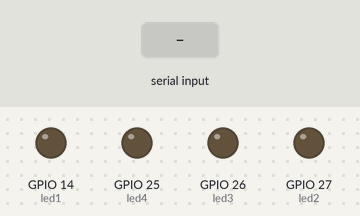
A sketch run on a simulated ESP32. Parts: output pins drawn as LEDs (lit = HIGH). The inputs (shaded band) are chosen by the test bench.

Above: at 1.2 s.
1.3 s: "led1ON\n" received over Serial
At 1.8 s:
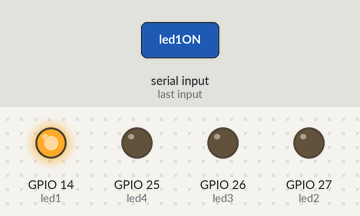
2.8 s: "led2ON\n" received over Serial
At 4.0 s:
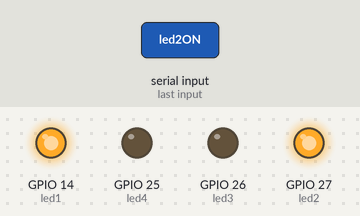
4.3 s: "led1OFF\n" received over Serial
At 5.2 s:
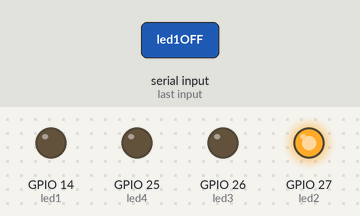
5.8 s: "led3ON\n" received over Serial
At 6.4 s:
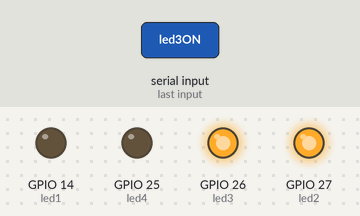
7.3 s: "led2OFF\n" received over Serial
At 8.5 s:
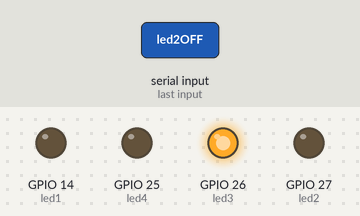
8.8 s: "led4ON\n" received over Serial
At 9.9 s:
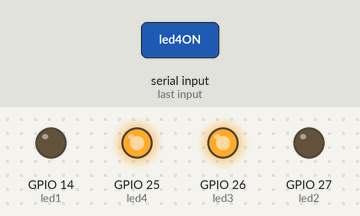
Timing chart, 0 to 11.3 s (numbered marks = the images above; inputs shaded):
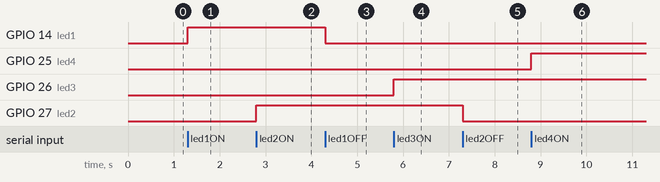

Measured:
- after the input at 1.3 s, GPIO 14 (led1): LOW → HIGH at once
- after the input at 2.8 s, GPIO 27 (led2): LOW → HIGH at once
- after the input at 4.3 s, GPIO 14 (led1): HIGH → LOW at once
- after the input at 5.8 s, GPIO 26 (led3): LOW → HIGH at once
- after the input at 7.3 s, GPIO 27 (led2): HIGH → LOW at once
- after the input at 8.8 s, GPIO 25 (led4): LOW → HIGH at once

The sketch:

Arturito.ino
```cpp
String btnState(uint8_t btnState){
  if(btnState == HIGH){
    return "OFF";
  }
  else return "ON";
}

void task()
{
  enum class TaskStates
  {
    INIT,
    WAIT_COMMANDS
  };
  static TaskStates taskState = TaskStates::INIT;
  constexpr uint8_t led1 = 14;
  constexpr uint8_t led2 = 27;
  constexpr uint8_t led3 = 26;
  constexpr uint8_t led4 = 25;
  constexpr uint8_t button1Pin = 12;
  constexpr uint8_t button2Pin = 13;
  constexpr uint8_t button3Pin = 18;

  switch (taskState)
  {
  case TaskStates::INIT:
  {
    Serial.begin(115200);
    pinMode(led1, OUTPUT);
    pinMode(led2, OUTPUT);
    pinMode(led3, OUTPUT);
    pinMode(led4, OUTPUT);
    digitalWrite(led1, LOW);
    digitalWrite(led2, LOW);
    digitalWrite(led3, LOW);
    digitalWrite(led4, LOW);
    pinMode(button1Pin, INPUT_PULLUP);
    pinMode(button2Pin, INPUT_PULLUP);
    pinMode(button3Pin, INPUT_PULLUP);
    taskState = TaskStates::WAIT_COMMANDS;
    break;
  }
  case TaskStates::WAIT_COMMANDS:
  {
    if (Serial.available() > 0)
    {
      String command = Serial.readStringUntil('\n');
      if (command == "led1ON")
      {
        digitalWrite(led1, HIGH);
      }
      else if (command == "led1OFF")
      {
        digitalWrite(led1, LOW);
      }
      else if (command == "led2ON")
      {
        digitalWrite(led2, HIGH);
      }
      else if (command == "led2OFF")
      {
        digitalWrite(led2, LOW);
      }
      else if (command == "led3ON")
      {
        digitalWrite(led3, HIGH);
      }
      else if (command == "led3OFF")
      {
        digitalWrite(led3, LOW);
      }
      else if (command == "led4ON")
      {
        digitalWrite(led4, HIGH);
      }
      else if (command == "led4OFF")
      {
        digitalWrite(led4, LOW);
      }
      else if (command == "readBUTTONS")
      {
        if(digitalRead(button1Pin) == HIGH && digitalRead(button2Pin) == HIGH && digitalRead(button3Pin) == HIGH)
        {
            Serial.print("0,0,0\n");
        }
        else if(digitalRead(button1Pin) == LOW && digitalRead(button2Pin) == HIGH && digitalRead(button3Pin) == HIGH)
        {
            Serial.print("1,0,0\n");
        }
        else if(digitalRead(button1Pin) == HIGH && digitalRead(button2Pin) == LOW && digitalRead(button3Pin) == HIGH)
        {
            Serial.print("0,1,0\n");
        }
        else if(digitalRead(button1Pin) == HIGH && digitalRead(button2Pin) == HIGH && digitalRead(button3Pin) == LOW)
        {
            Serial.print("0,0,1\n");
        }
        else if(digitalRead(button1Pin) == HIGH && digitalRead(button2Pin) == LOW && digitalRead(button3Pin) == LOW)
        {
            Serial.print("0,1,1\n");
        }
        else if(digitalRead(button1Pin) == LOW && digitalRead(button2Pin) == HIGH && digitalRead(button3Pin) == LOW)
        {
            Serial.print("1,0,1\n");
        }
        else if(digitalRead(button1Pin) == LOW && digitalRead(button2Pin) == LOW && digitalRead(button3Pin) == HIGH)
        {
            Serial.print("1,1,0\n");
        }
        else if(digitalRead(button1Pin) == LOW && digitalRead(button2Pin) == LOW && digitalRead(button3Pin) == LOW)
        {
            Serial.print("1,1,1\n");
        }
      }
    }
    break;
  }
  default:
  {
    break;
  }
  }
}

void setup()
{
  task();
}

void loop()
{
  task();
}
```
